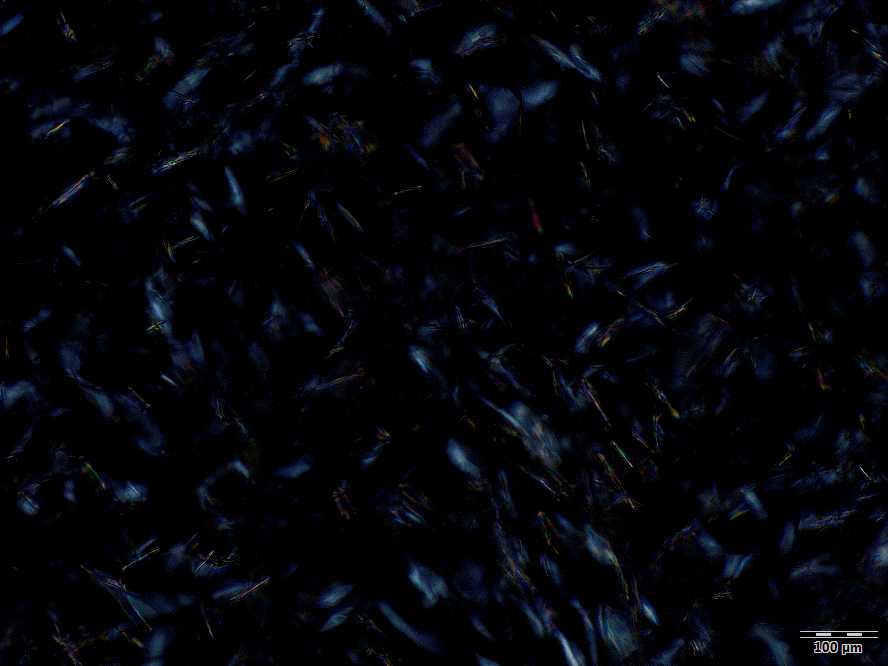
#> input picture Data/image_1.tif, 888 x 666 px, found by its file name
$ jupyter execute crystal_size_analysis.ipynb
#> lines starting #> are read from the running program, lines starting #| are printed output that depends on the picture; after the words box and inside, x2 and y2 are one past the last pixel; in counts of white or black regions, pixels touching at a corner belong together
# Crystal size analysis
### Summery
Crystallization of fuels such as biodiesel or parafine in diesel can be monitored by an optical microscopy with polarization to gain insight in the morphology of crystals. This script aims to determine the size distribution of the crystals, with the focus on the largest fraction, which can be used to evaluate the fuel performance or the effectives of the additive for low temperature properties.

## Introduction

The micrograms (photos) are taken by an optical microscope with polarization that filters the polarized light in the background while the light that passes through crystals is not blocked by the filter i.e. the crystals glow on a black (dark) background.
The high contrast allows us to process the image and extract the projected shape of the crystals. From the projected shape it is possible to get a high amount of information such as the area, maximal and minimal length, aspect ratio, orientation etc.

### Importing packages

[cell 1]
import cv2
import numpy as np
import os
import pandas as pd
import scipy as sp
from skimage import color
import seaborn as sn
from matplotlib import pyplot as plt

### Loading and displaying the image

[cell 2]
img_name = "image_1.tif"
img = cv2.imread('data/' + img_name, 0) # Loading the image in grayscale mode
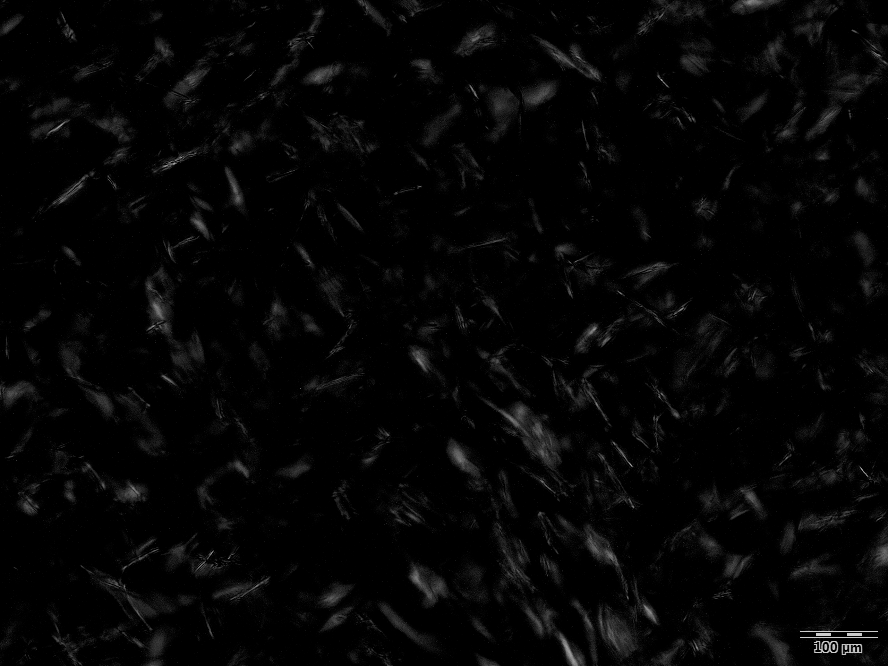
#> img: shape (666, 888); min 0, max 204, mean 5.2
plt.imshow(img)
plt.title(img_name)
plt.show()

Cropping the image to remove the scale (based on the previously displayed image and its coordinates)

[cell 3]
img_crop = img[0:650, 0:790] # The first range is the y-axis, the second range is the x-axis
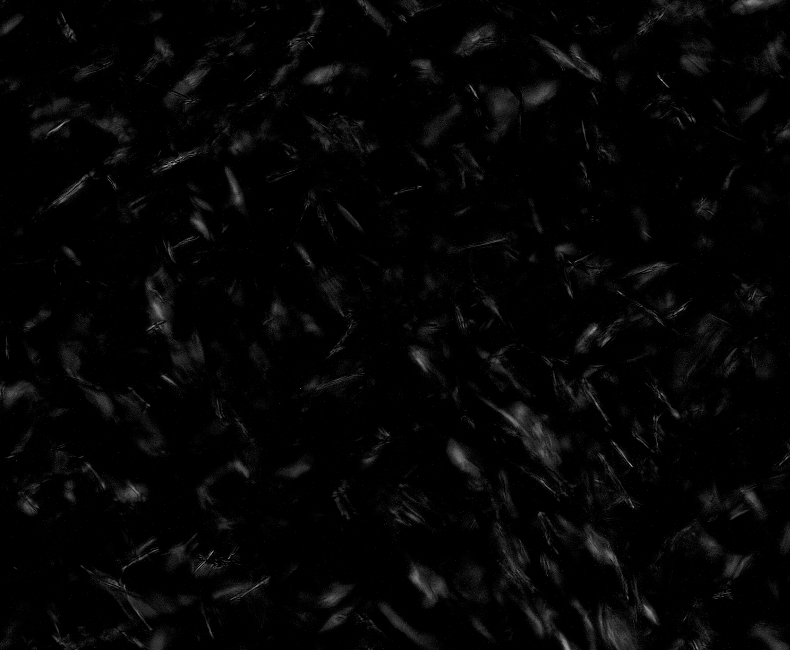
#> img_crop: shape (650, 790); min 0, max 167, mean 4.9
plt.imshow(img_crop)
plt.title(img_name)
plt.show()

Determining the pixel to size (in micrometers) by trial and error (cropping the scale from the picture)

[cell 4]
img_scale = img[630:, 800:878] # The first range is the y-axis, the second range is the x-axis
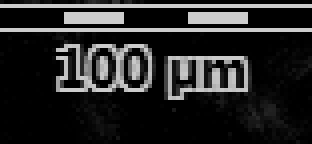
#> img_scale: shape (36, 78) (shown 4 times larger); min 0, max 204, mean 38.4
plt.imshow(img_scale)
plt.title(img_name)
plt.show()

[cell 5]
pixel_to_um = 78/100

[cell 6]
th = cv2.adaptiveThreshold(img_crop,255,cv2.ADAPTIVE_THRESH_GAUSSIAN_C,\
            cv2.THRESH_BINARY,21,2)
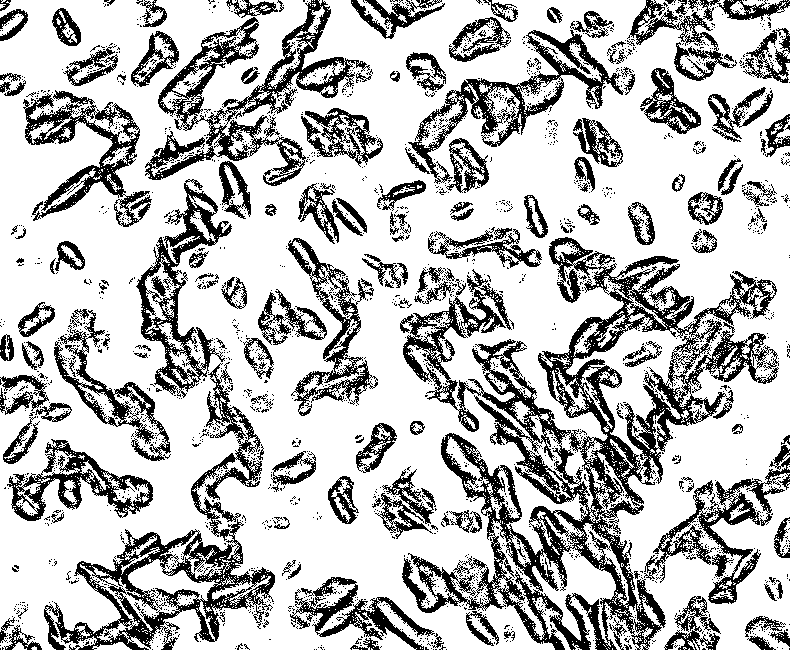
#> th: shape (650, 790); 73.2% white; 2253 black regions (2074 under 20 px), largest, box (x1, y1, x2, y2) and area: (400, 237, 779, 650) 38510, (44, 362, 275, 650) 11463, (145, 0, 370, 186) 8889
plt.imshow(th)
plt.title(img_name + ' threshold gaussian')
plt.show()

[cell 7]
th = th==255
labels, num_labels = sp.ndimage.label(th)
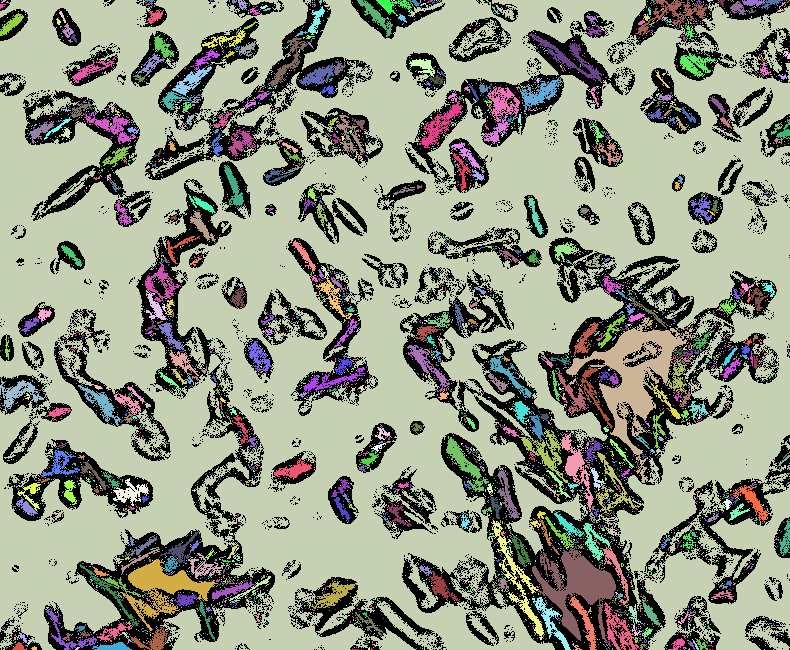
#> labels: shape (650, 790) int32; 7770 distinct labels, from 0 to 7769; one colour per label, 0 black
#> num_labels = 7769
img2 = color.label2rgb(labels, bg_label=0)
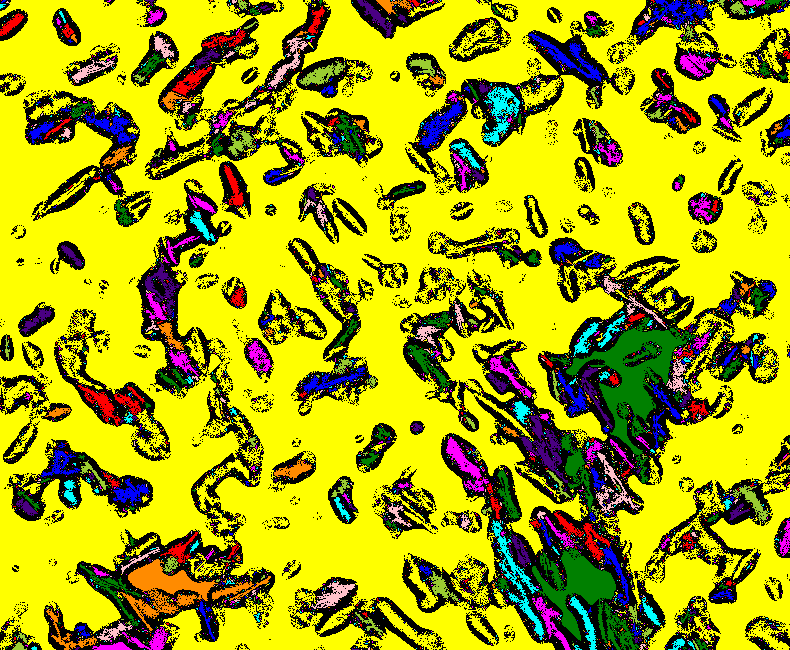
#> img2: shape (650, 790, 3) float64; mean R, G, B 0.666, 0.658, 0.0543

plt.imshow(img2)
plt.show()

[cell 8]
ret,th1 = cv2.threshold(img,0,255,cv2.THRESH_BINARY+ cv2.THRESH_OTSU)
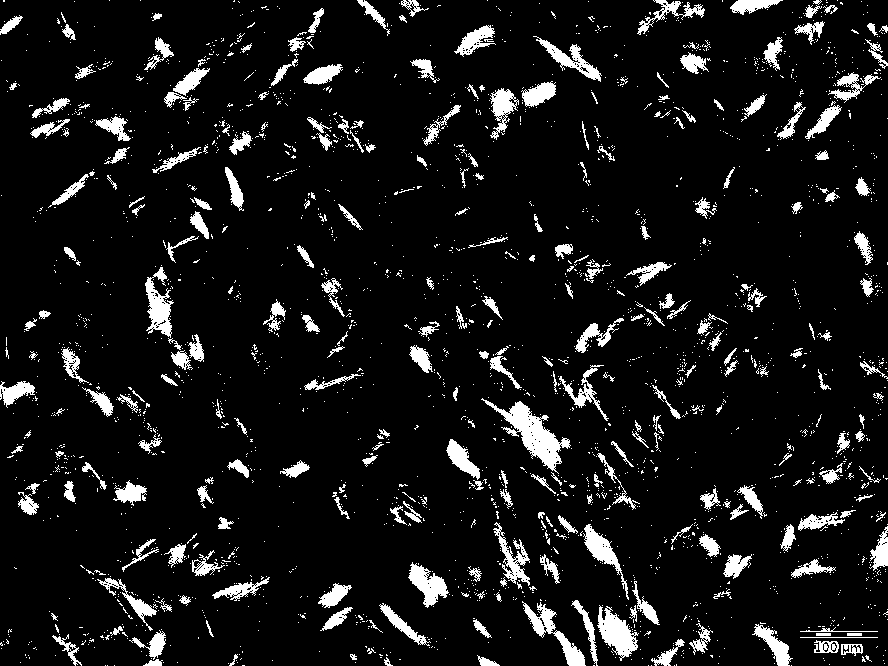
#> th1: shape (666, 888); 8.6% white; 2544 white regions (2261 under 20 px), largest, box (x1, y1, x2, y2) and area: (481, 398, 571, 474) 1983, (597, 605, 639, 661) 1132, (522, 601, 586, 666) 1041
#> ret = 20
plt.imshow(th1)
plt.title(img_name + ' treshold otsu')
plt.show()

[cell 9]
th1 = th1==255
labels, num_labels = sp.ndimage.label(th1)
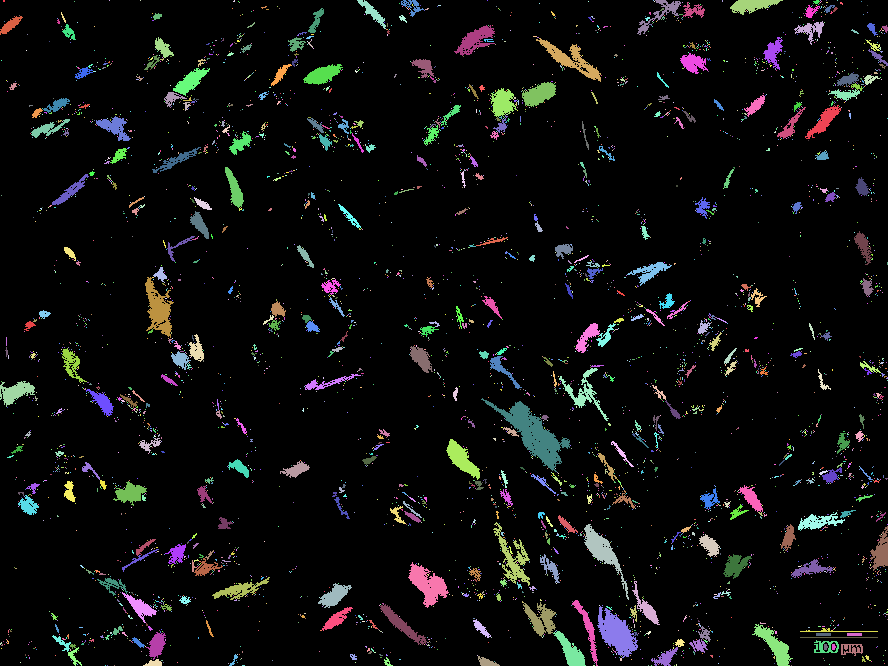
#> labels: shape (666, 888) int32; 4477 distinct labels, from 0 to 4476; one colour per label, 0 black
#> num_labels = 4476
img2 = color.label2rgb(labels, bg_label=0)
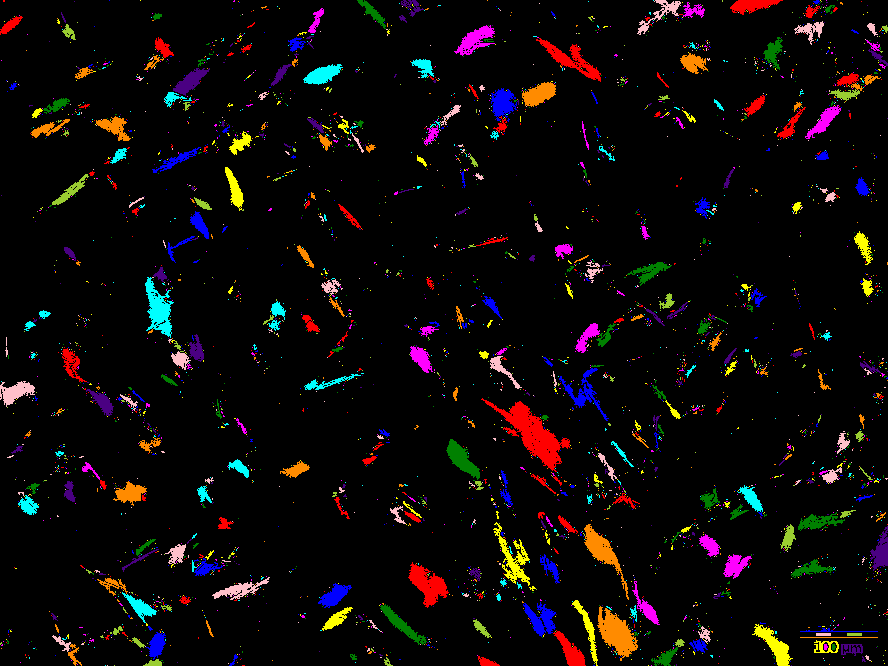
#> img2: shape (666, 888, 3) float64; mean R, G, B 0.0534, 0.0361, 0.0358

plt.imshow(img2)
plt.show()
